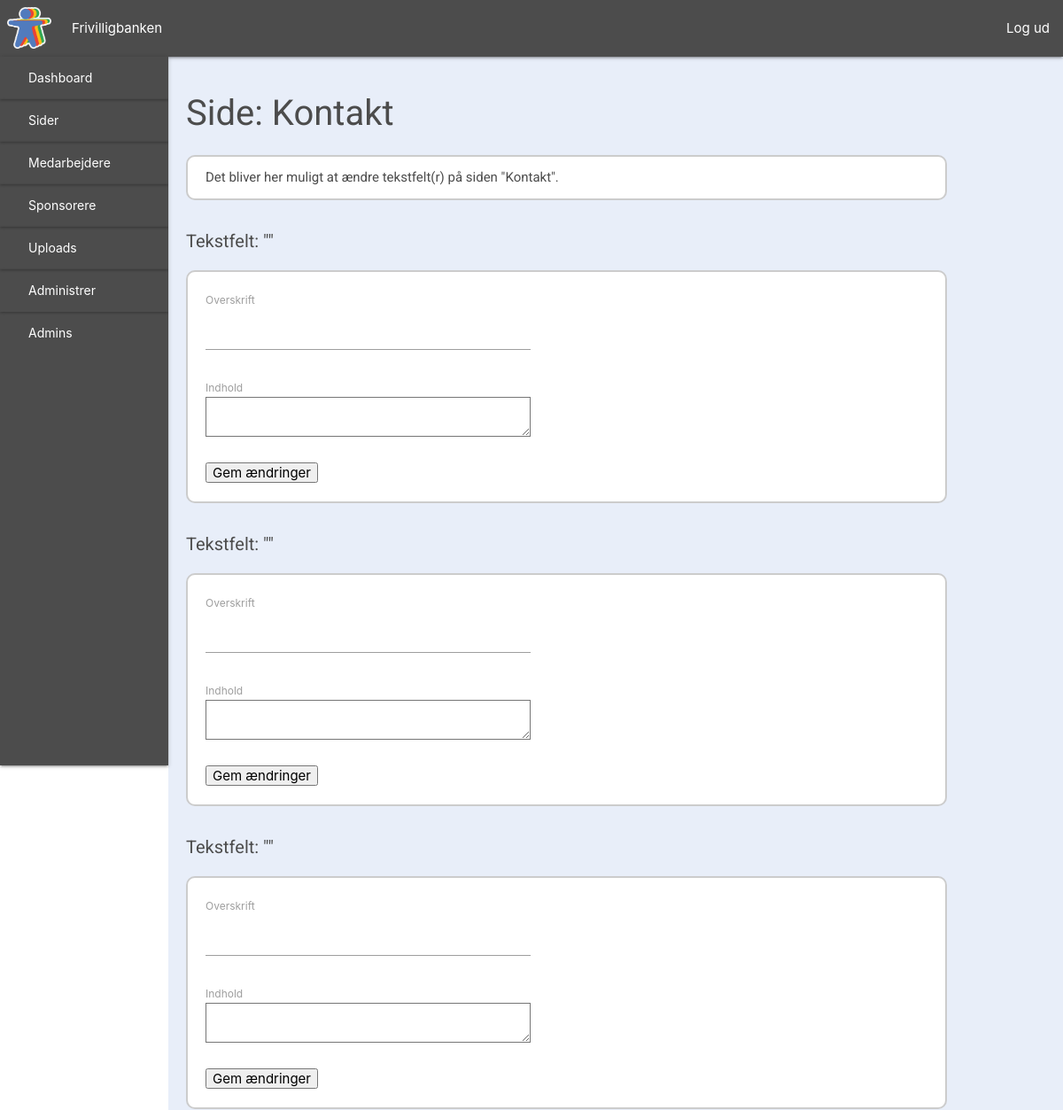
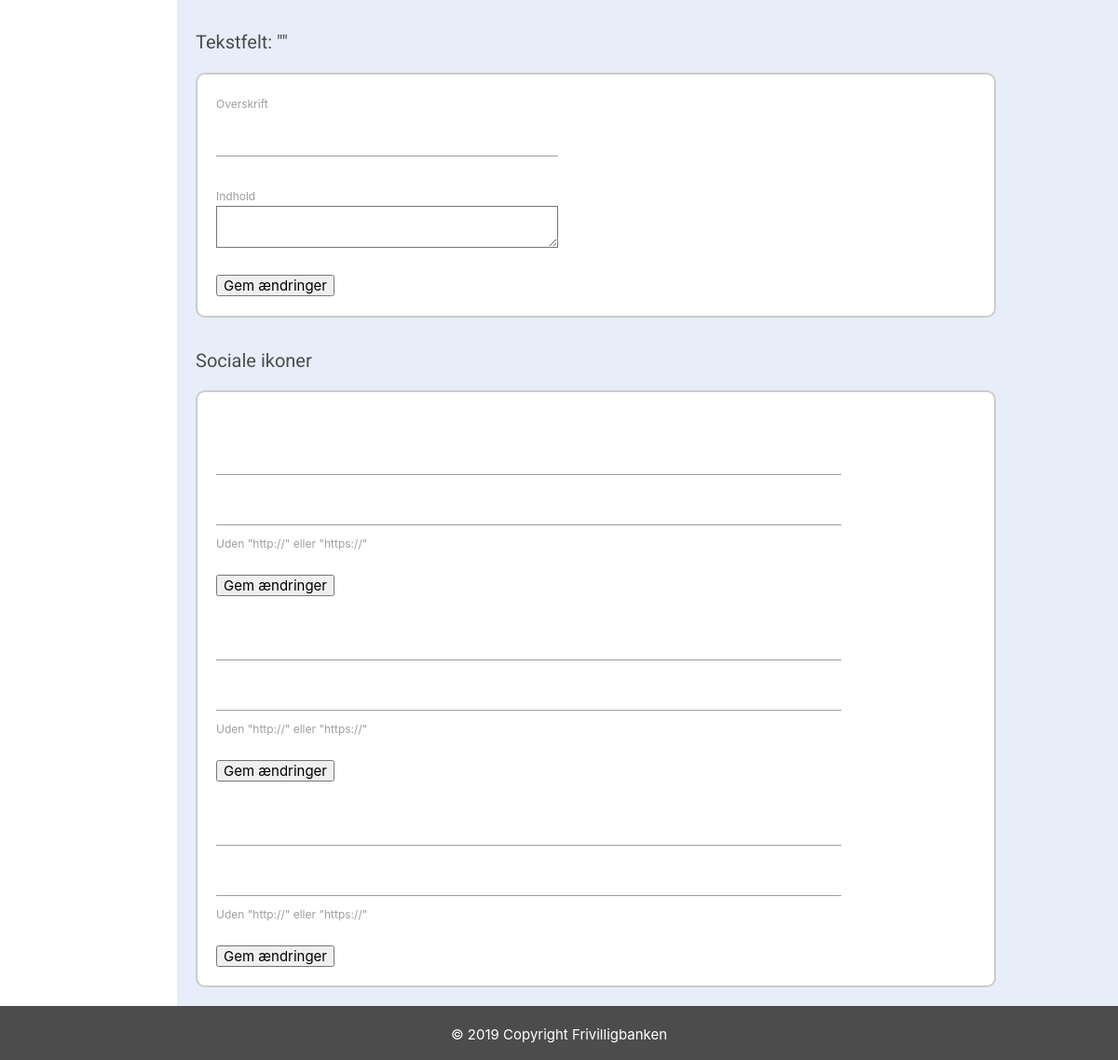
/side&kontakt (signed in), run on an earlier commit of the app's database (2 pictures, top to bottom).
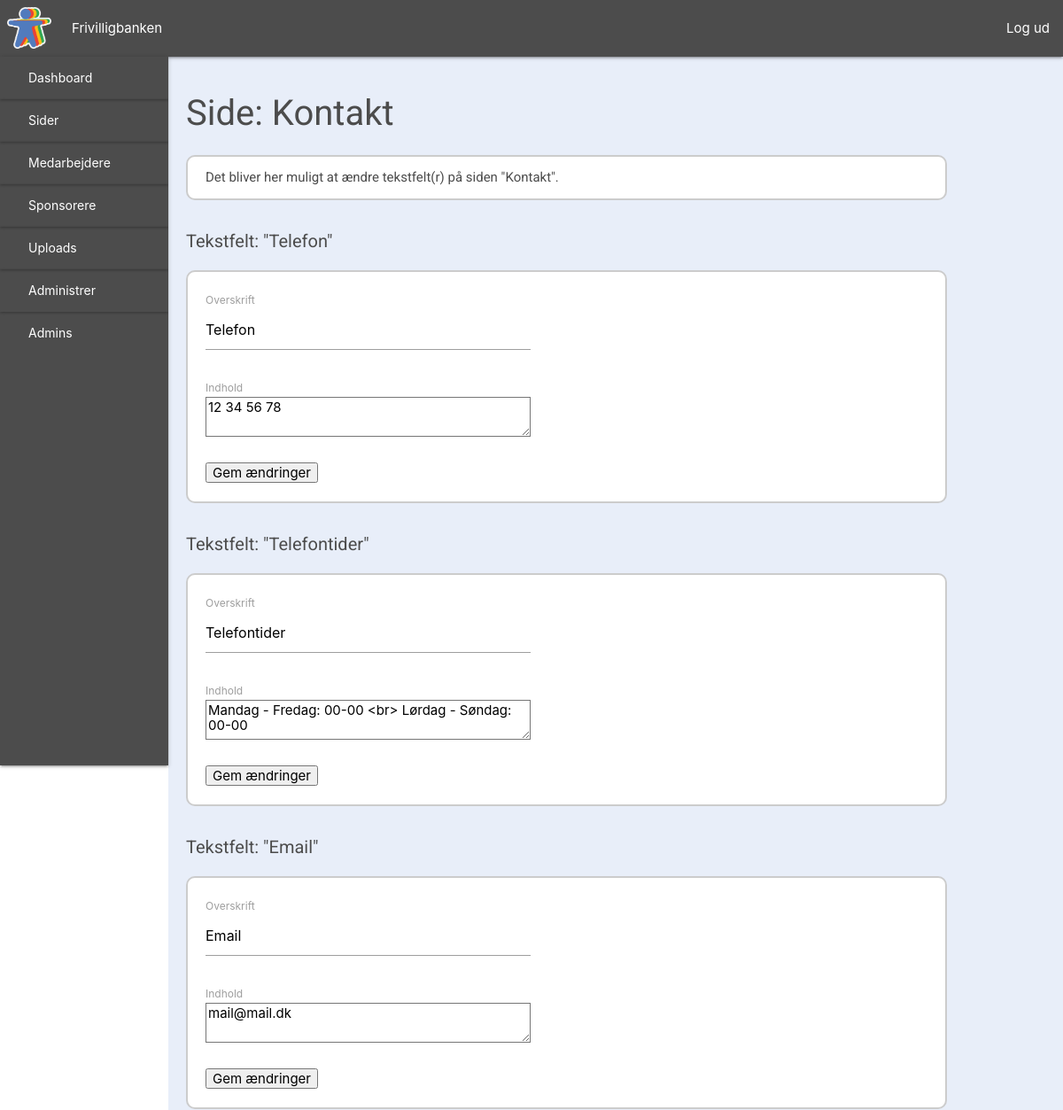
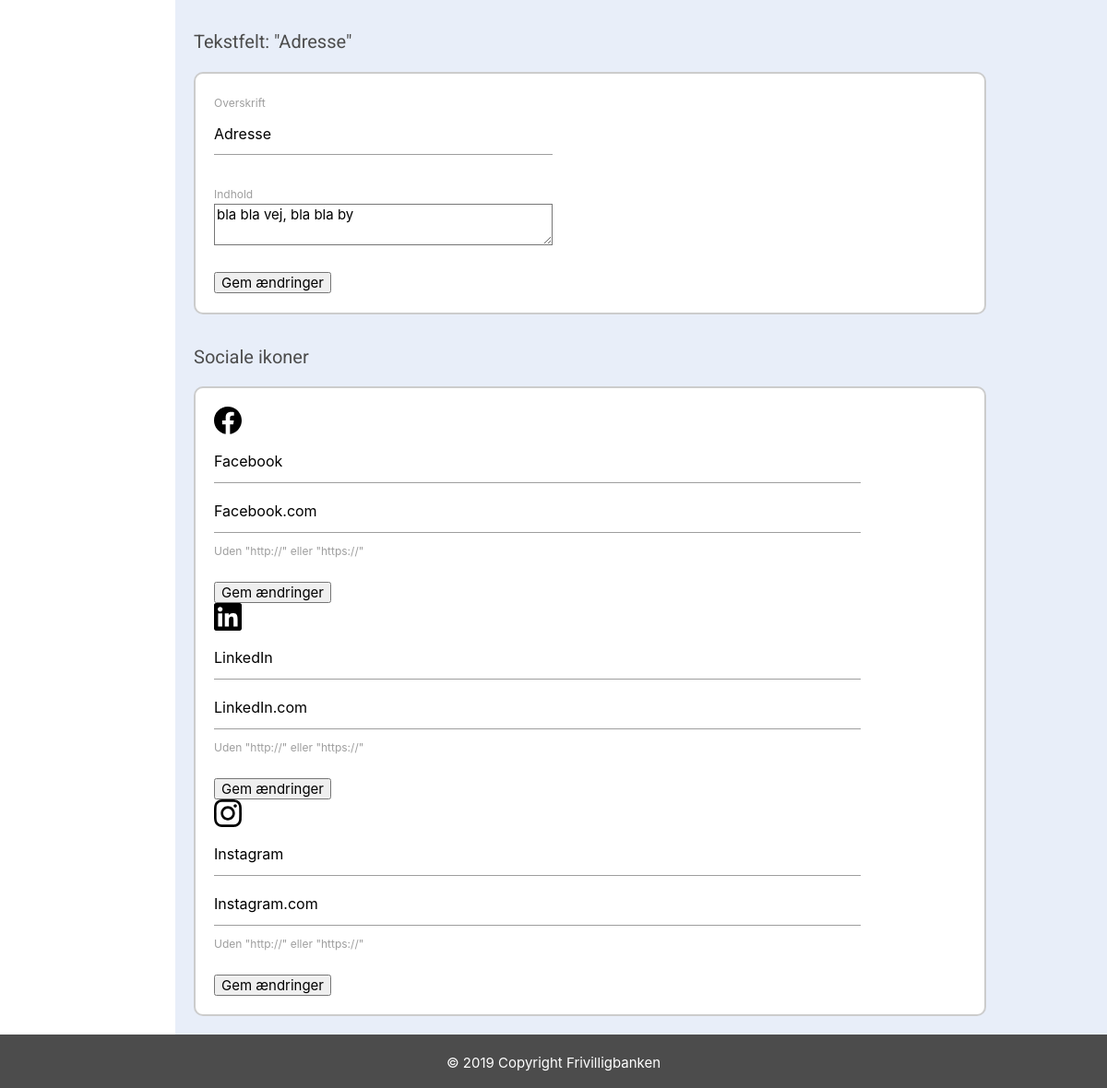
And on a later commit of the database (2 pictures, top to bottom).
### tables this page shows
CREATE TABLE textfield (
    TextFieldID INT NOT NULL AUTO_INCREMENT PRIMARY KEY,
    Page VARCHAR(255),
    FieldName VARCHAR(255),
    FieldContent VARCHAR(5000)
);

CREATE TABLE imagefield (
    ImageID INT NOT NULL AUTO_INCREMENT PRIMARY KEY,
    Page VARCHAR(255),
    FieldName VARCHAR(255),
    Image VARCHAR(255)
);

### view/backend/page_contact.php (the view, shortened to what the changed rows need)
<?php
require_once("view/backend/includes/header.php");
$dbCon = dbCon($user, $pass);
$query = $dbCon->prepare("SELECT * FROM `textField` WHERE TextFieldID = 29");
$query->execute();
$getcontactnum = $query->fetch();
$dbCon = dbCon($user, $pass);
$query = $dbCon->prepare("SELECT * FROM `textField` WHERE TextFieldID = 30");
$query->execute();
$getcontactnumtime = $query->fetch();
$dbCon = dbCon($user, $pass);
$query = $dbCon->prepare("SELECT * FROM `textField` WHERE TextFieldID = 31");
$query->execute();
$getcontactemail = $query->fetch();
$dbCon = dbCon($user, $pass);
$query = $dbCon->prepare("SELECT * FROM `textField` WHERE TextFieldID = 32");
$query->execute();
$getcontactaddress = $query->fetch();
$dbCon = dbCon($user, $pass);
$query = $dbCon->prepare("SELECT * FROM `textField` WHERE TextFieldID = 33");
$query->execute();
$getsocial1 = $query->fetch();
$dbCon = dbCon($user, $pass);
$query = $dbCon->prepare("SELECT * FROM `textField` WHERE TextFieldID = 34");
$query->execute();
$getsocial2 = $query->fetch();
$dbCon = dbCon($user, $pass);
$query = $dbCon->prepare("SELECT * FROM `textField` WHERE TextFieldID = 35");
$query->execute();
$getsocial3 = $query->fetch();
$dbCon = dbCon($user, $pass);
$query = $dbCon->prepare("SELECT * FROM `imageField` WHERE ImageID = 13");
$query->execute();
$getsocialimg1 = $query->fetch();
$dbCon = dbCon($user, $pass);
$query = $dbCon->prepare("SELECT * FROM `imageField` WHERE ImageID = 14");
$query->execute();
$getsocialimg2 = $query->fetch();
$dbCon = dbCon($user, $pass);
$query = $dbCon->prepare("SELECT * FROM `imageField` WHERE ImageID = 15");
$query->execute();
$getsocialimg3 = $query->fetch();
?>
    <div id="dashboard">
        <?php require_once ("view/backend/includes/sidenav.php")?>
        <div id="dashboard-content">
            <h1>Side: Kontakt</h1>
            <div id="dashboard-section1">
                <p>
                    Det bliver her muligt at ændre tekstfelt(r) på siden "Kontakt".
                </p>
            </div>
            <h2>Tekstfelt: "<?php echo $getcontactnum['FieldName'] ?>"</h2>
            <div id="dashboard-section1">
                <p>
                <form method="POST" action="">
                    <label>Overskrift</label>
                    <input type="text" name="contact-headline1" value="<?php echo $getcontactnum['FieldName'] ?>">
                    <br><br>
                    <label>Indhold</label>
                    <textarea name="contact-text1" id="" cols="30" rows="10"><?php echo $getcontactnum['FieldContent'] ?></textarea>
                    <br><br>
                    <input type="submit" name="updateContactNum" value="Gem ændringer">
                </form>
                </p>
            </div>
            <h2>Tekstfelt: "<?php echo $getcontactnumtime['FieldName'] ?>"</h2>
            <div id="dashboard-section1">
                <p>
                <form method="POST" action="">
                    <label>Overskrift</label>
                    <input type="text" name="contact-headline2" value="<?php echo $getcontactnumtime['FieldName'] ?>">
                    <br><br>
                    <label>Indhold</label>
                    <textarea name="contact-text2" id="" cols="30" rows="10"><?php echo $getcontactnumtime['FieldContent'] ?></textarea>
                    <br><br>
                    <input type="submit" name="updateContactNumTime" value="Gem ændringer">
                </form>
                </p>
            </div>
            <h2>Tekstfelt: "<?php echo $getcontactemail['FieldName'] ?>"</h2>
            <div id="dashboard-section1">
                <p>
                <form method="POST" action="">
                    <label>Overskrift</label>
                    <input type="text" name="contact-headline3" value="<?php echo $getcontactemail['FieldName'] ?>">
                    <br><br>
                    <label>Indhold</label>
                    <textarea name="contact-text3" id="" cols="30" rows="10"><?php echo $getcontactemail['FieldContent'] ?></textarea>
                    <br><br>
                    <input type="submit" name="updateContactEmail" value="Gem ændringer">
                </form>
                </p>
            </div>
            <h2>Tekstfelt: "<?php echo $getcontactaddress['FieldName'] ?>"</h2>
            <div id="dashboard-section1">
                <p>
                <form method="POST" action="">
                    <label>Overskrift</label>
                    <input type="text" name="contact-headline4" value="<?php echo $getcontactaddress['FieldName'] ?>">
                    <br><br>
                    <label>Indhold</label>
                    <textarea name="contact-text4" id="" cols="30" rows="10"><?php echo $getcontactaddress['FieldContent'] ?></textarea>
                    <br><br>
                    <input type="submit" name="updateContactAddress" value="Gem ændringer">
                </form>
                </p>
            </div>
            <h2>Sociale ikoner</h2>
            <div id="dashboard-section1">
                <form id="social1-form" method="POST" action="">
                    <img src="<?php
                    if($getsocial1['FieldName'] == 'Facebook' || $getsocial1['FieldName'] == 'facebook') {
                        echo $getsocialimg1['Image'];
                    } elseif($getsocial1['FieldName'] == 'LinkedIn' || $getsocial1['FieldName'] == 'Linkedin' || $getsocial1['FieldName'] == 'linkedIn' || $getsocial1['FieldName'] == 'linkedin') {
                        echo $getsocialimg2['Image'];
                    } elseif($getsocial1['FieldName'] == 'Instagram' || $getsocial1['FieldName'] == 'instagram') {
                        echo $getsocialimg3['Image'];
                    }
                    ?>" alt="">
                    <input type="text" name="social-name1" value="<?php echo $getsocial1['FieldName'] ?>">
                    <input type="text" name="social-link1" value="<?php echo $getsocial1['FieldContent'] ?>">
                    <label for="">Uden "http://" eller "https://"</label><br><br>
                    <input type="submit" name="submitSocial1" value="Gem ændringer">
                </form>
                <br><br>
                <form id="social2-form" method="POST" action="">
                    <img src="<?php
                    if($getsocial2['FieldName'] == 'Facebook' || $getsocial2['FieldName'] == 'facebook') {
                        echo $getsocialimg1['Image'];
                    } elseif($getsocial2['FieldName'] == 'LinkedIn' || $getsocial2['FieldName'] == 'Linkedin' || $getsocial2['FieldName'] == 'linkedIn' || $getsocial2['FieldName'] == 'linkedin') {
                        echo $getsocialimg2['Image'];
                    } elseif($getsocial2['FieldName'] == 'Instagram' || $getsocial2['FieldName'] == 'instagram') {
                        echo $getsocialimg3['Image'];
                    }
                    ?>" alt="">
                    <input type="text" name="social-name2" value="<?php echo $getsocial2['FieldName'] ?>">
                    <input type="text" name="social-link2" value="<?php echo $getsocial2['FieldContent'] ?>">
                    <label for="">Uden "http://" eller "https://"</label><br><br>
                    <input type="submit" name="submitSocial2" value="Gem ændringer">
                </form>
                <br><br>
                <form id="social3-form" method="POST" action="">
                    <img src="<?php
                    if($getsocial3['FieldName'] == 'Facebook' || $getsocial3['FieldName'] == 'facebook') {
                        echo $getsocialimg1['Image'];
                    } elseif($getsocial3['FieldName'] == 'LinkedIn' || $getsocial3['FieldName'] == 'Linkedin' || $getsocial3['FieldName'] == 'linkedIn' || $getsocial3['FieldName'] == 'linkedin') {
                        echo $getsocialimg2['Image'];
                    } elseif($getsocial3['FieldName'] == 'Instagram' || $getsocial3['FieldName'] == 'instagram') {
                        echo $getsocialimg3['Image'];
                    }
                    ?>" alt="">
                    <input type="text" name="social-name3" value="<?php echo $getsocial3['FieldName'] ?>">
                    <input type="text" name="social-link3" value="<?php echo $getsocial3['FieldContent'] ?>">
                    <label for="">Uden "http://" eller "https://"</label><br><br>
                    <input type="submit" name="submitSocial3" value="Gem ændringer">
                </form>
            </div>
        </div>
    </div>
<?php require_once("view/backend/includes/footer.php"); ?>

What changed in the data, as far as the page shows it:
added textfield: FieldName "Telefon", contact-headline1 "Telefon", contact-text1 "12 34 56 78"
added textfield: FieldName "Telefontider", contact-headline2 "Telefontider", contact-text2 "Mandag - Fredag: 00-00 <br> Lørdag - Søndag: 00-00"
added textfield: FieldName "Email", contact-headline3 "Email", contact-text3 "mail@mail.dk"
added textfield: FieldName "Adresse", contact-headline4 "Adresse", contact-text4 "bla bla vej, bla bla by"
added imagefield: Image (picture)
added textfield: social-name1 "Facebook", social-link1 "Facebook.com"
added imagefield: Image (picture)
added textfield: social-name2 "LinkedIn", social-link2 "LinkedIn.com"
added imagefield: Image (picture)
added textfield: social-name3 "Instagram", social-link3 "Instagram.com"
